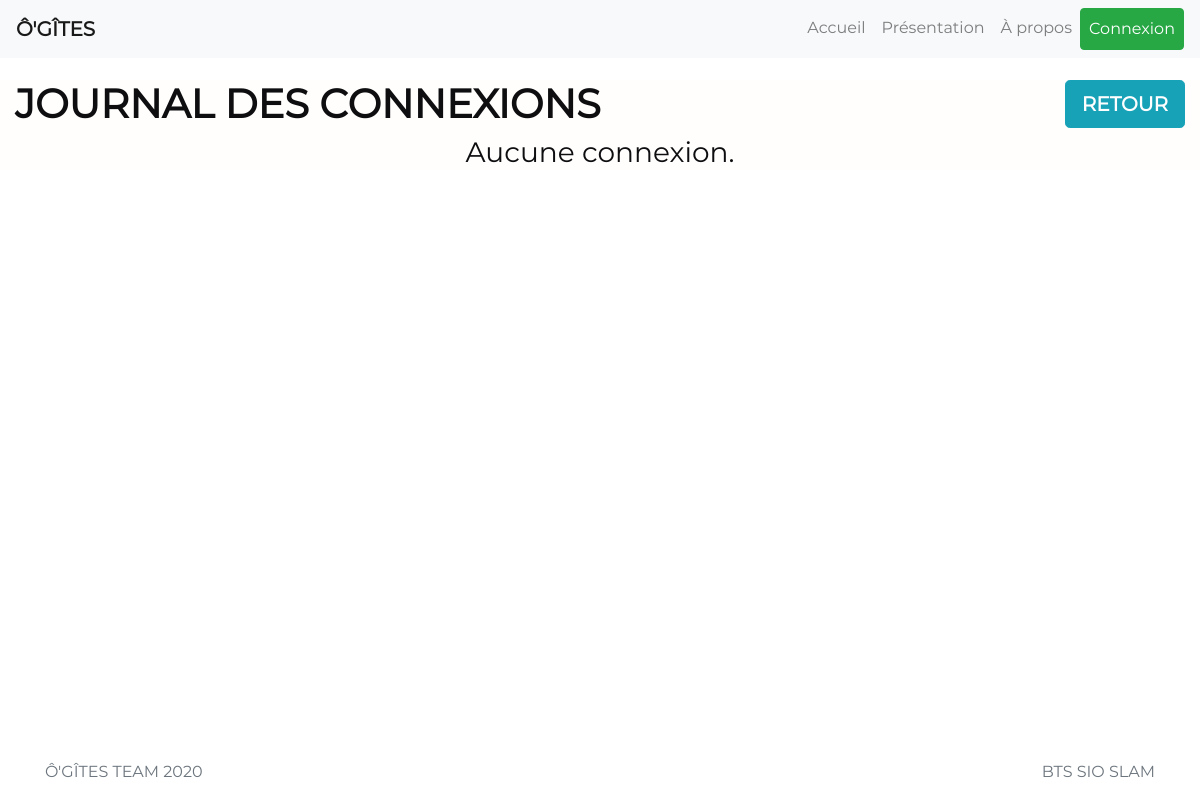
Before: /admin/journal_connexion.php with the older database file.
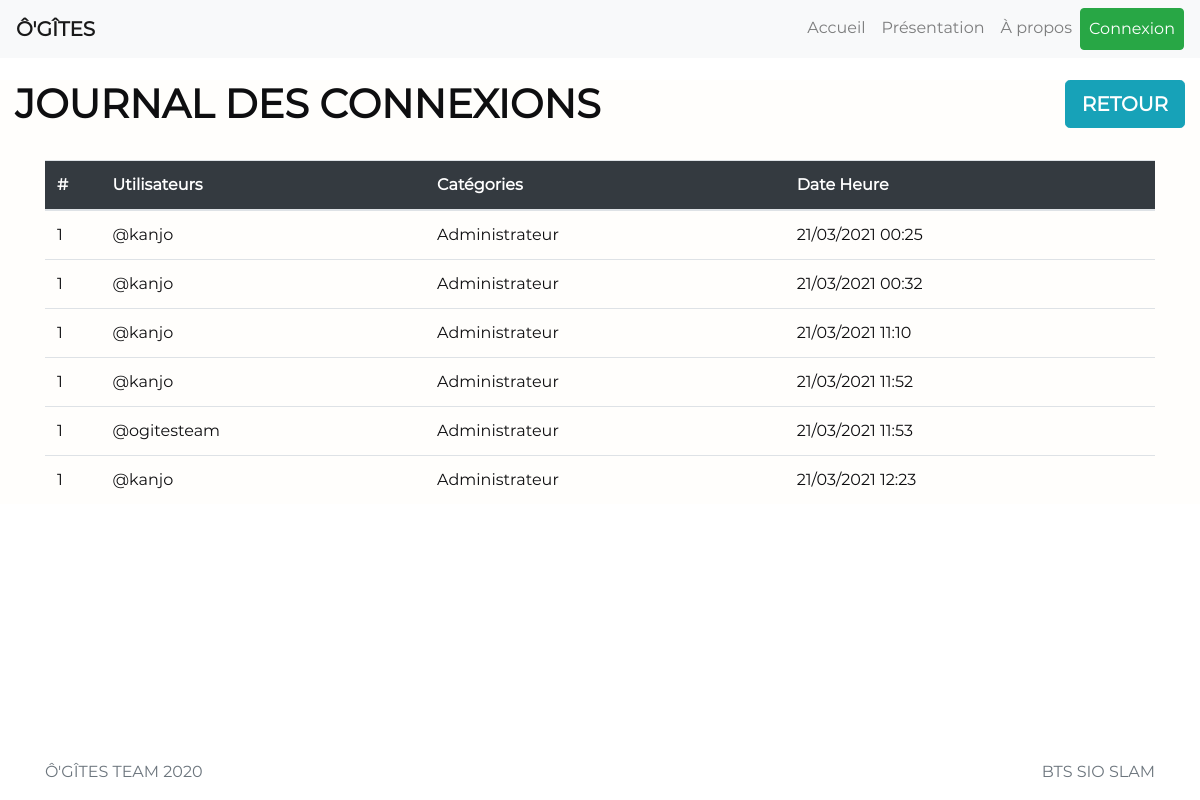
After: the same page with the newer database file.
### tables this page shows
CREATE TABLE `connexion_log` (
  `id_connexion` int(11) NOT NULL,
  `id_users` int(11) NOT NULL,
  `date_connexion` datetime NOT NULL DEFAULT current_timestamp()
);

CREATE TABLE `users` (
  `id_users` int(11) NOT NULL,
  `pseudo` text NOT NULL,
  `nom` text NOT NULL,
  `prenom` text NOT NULL,
  `email` text NOT NULL,
  `tel` int(11) NOT NULL,
  `mdp` text NOT NULL,
  `date_inscription` date NOT NULL,
  `id_categorie` int(11) NOT NULL
);

CREATE TABLE `categorie` (
  `id_categorie` int(11) NOT NULL,
  `libelle` text NOT NULL
);

### login-system/config.php (called while the page is built, shortened)
<?php
    function bd_connect() {
            try
        {
            $bdd = new PDO('mysql:host=localhost;dbname=ogites2;charset=utf8', 'root', '', array(PDO::ATTR_ERRMODE => PDO::ERRMODE_EXCEPTION));
            return $bdd;
        }
        catch(Exeption $e)
        {
            die('Erreur : ' . $e->getMessage());
        }
    }
    $pdo = bd_connect();
    ?>
    <?php
    function dateFR($date)
    {
      $date = explode('-', $date);
      $date = array_reverse($date);
      $date = implode('/', $date);
      return $date;
    }
    function requete($requete)
    {
        global $pdo;
        $def_type = explode(" ", $requete);
        $type_req = $def_type[0];
        if ($type_req == "SELECT")
        {
            $Myresult = $pdo->query($requete);
            $Myresult->setFetchMode(PDO::FETCH_ASSOC);
            $response = $Myresult->fetch();
            return $response;
        }
        else {
            $response = $pdo->exec($requete);
        }
    }
    function toFetch($requete)
    {
        global $pdo;
        $Myresult = $pdo->query($requete);
        $Myresult->setFetchMode(PDO::FETCH_ASSOC);
        return $Myresult;
    }
    function toCount($requete)
    {
        $Myresult = toFetch($requete);
        $nb_result = $Myresult->rowCount();
        return $nb_result;
    }
?>

### admin/journal_connexion.php (the view, shortened to what this page needs)
<?php
    require_once 'head.php';
    require_once 'config_admin.php';
?>
<main role="main" class="flex-shrink-0">
    <div class="container-fluid" id="index">
        <h1 style="float: left;"><strong>JOURNAL DES CONNEXIONS</strong></h1>
        <a href="index.php" class="btn btn-info btn-lg" style="float: right;"><strong class="white">RETOUR</strong></a>
        <div class="container">
            <?php
                $SQLParam = "SELECT * FROM connexion_log";
                $response = toFetch($SQLParam);
                $nb_connexion = toCount($SQLParam);
                if ($nb_connexion > 0)
                {
            ?>
            <br>
            <table class="table table-hover" style="width: 100%;">
                <thead>
                    <tr class="bg-dark">
                        <th class="white" style="width: 5%;">#</th>
                        <th class="white">Utilisateurs</th>
                        <th class="white">Catégories</th>
                        <th class="white">Date Heure</th>
                    </tr>
                </thead>
                <tbody>
                    <?php
                    $xc = 1;
                    while ($info_connexion = $response->fetch())
                    {
                    ?>
                    <tr>
                        <td><?php echo $xc ?></td>
                        <?php
                        $id_users = $info_connexion["id_users"];
                        $info_users = requete("SELECT * FROM users WHERE id_users = $id_users");
                        ?>
                        <td><?php echo "@" . $info_users["pseudo"];  ?></td>
                        <?php
                        $SQLParam2 = "SELECT libelle FROM categorie AS P1 "
                        . "LEFT JOIN users as P2 ON P1.id_categorie = P2.id_categorie "
                        . "WHERE P2.id_users = $id_users";
                        $categorie = requete($SQLParam2);
                        ?>
                        <td><?php echo $categorie["libelle"]  ?></td>
                        <?php
                        $date_heure = explode(" ", $info_connexion["date_connexion"]);
                        $date = datefr($date_heure[0]);
                        $heure = substr($date_heure[1], 0, -3);
                        ?>
                        <td><?php echo $date . " " . $heure  ?></td>
                    </tr>
                    <?php
                    }
                    ?>
                </tbody>
            </table>
            <?php
            }
            else
            {
            ?>
            <h3 align="center">Aucune connexion.</h3>
            <?php
            }
            ?>
        </div>
    </div>
</main>
<?php
	require_once '../javascripts.php';
	require_once '../footer.php';
?>

Changed rows visible on the page:
added connexion_log: id_users.pseudo "kanjo", categorie.libelle "Administrateur", date_connexion "21/03/2021", date_connexion "00:25"
added connexion_log: id_users.pseudo "kanjo", categorie.libelle "Administrateur", date_connexion "21/03/2021", date_connexion "00:32"
added connexion_log: id_users.pseudo "kanjo", categorie.libelle "Administrateur", date_connexion "21/03/2021", date_connexion "11:10"
added connexion_log: id_users.pseudo "kanjo", categorie.libelle "Administrateur", date_connexion "21/03/2021", date_connexion "11:52"
added connexion_log: id_users.pseudo "ogitesteam", categorie.libelle "Administrateur", date_connexion "21/03/2021", date_connexion "11:53"
added connexion_log: id_users.pseudo "kanjo", categorie.libelle "Administrateur", date_connexion "21/03/2021", date_connexion "12:23"
Other visible differences:
text no longer shown: "Aucune connexion."
text now shown: "# Utilisateurs Catégories Date Heure"
